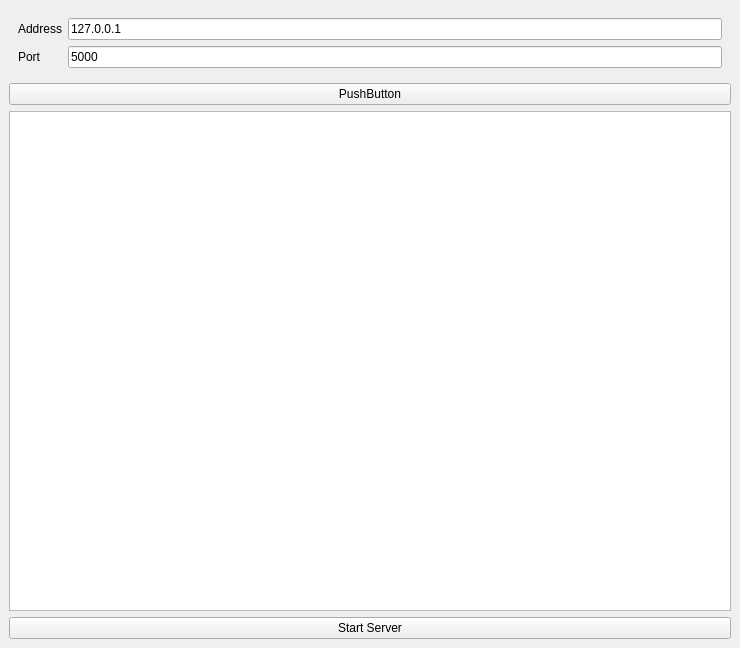
<?xml version="1.0" encoding="UTF-8"?>
<ui version="4.0">
 <class>MainWindow</class>
 <widget class="QMainWindow" name="MainWindow">
  <property name="geometry">
   <rect>
    <x>0</x>
    <y>0</y>
    <width>740</width>
    <height>648</height>
   </rect>
  </property>
  <property name="windowTitle">
   <string>ChatServer</string>
  </property>
  <widget class="QWidget" name="widget_2">
   <layout class="QVBoxLayout" name="verticalLayout">
    <item>
     <widget class="QWidget" name="formWidget" native="true">
      <property name="sizePolicy">
       <sizepolicy hsizetype="Minimum" vsizetype="Preferred">
        <horstretch>0</horstretch>
        <verstretch>0</verstretch>
       </sizepolicy>
      </property>
      <layout class="QFormLayout" name="formLayout_2">
       <item row="0" column="0">
        <widget class="QLabel" name="addressLabel">
         <property name="text">
          <string>Address</string>
         </property>
        </widget>
       </item>
       <item row="1" column="0">
        <widget class="QLabel" name="portLabel">
         <property name="text">
          <string>Port</string>
         </property>
        </widget>
       </item>
       <item row="0" column="1">
        <widget class="QLineEdit" name="addressLineEdit">
         <property name="text">
          <string>127.0.0.1</string>
         </property>
        </widget>
       </item>
       <item row="1" column="1">
        <widget class="QLineEdit" name="portLineEdit">
         <property name="text">
          <string>5000</string>
         </property>
        </widget>
       </item>
      </layout>
     </widget>
    </item>
    <item>
     <widget class="QPushButton" name="outputDirectoryButton">
      <property name="text">
       <string>PushButton</string>
      </property>
     </widget>
    </item>
    <item>
     <widget class="QTextBrowser" name="logTextBrowser"/>
    </item>
    <item>
     <widget class="QPushButton" name="startStopButton">
      <property name="text">
       <string>Start Server</string>
      </property>
     </widget>
    </item>
   </layout>
  </widget>
 </widget>
 <resources/>
 <connections/>
</ui>
